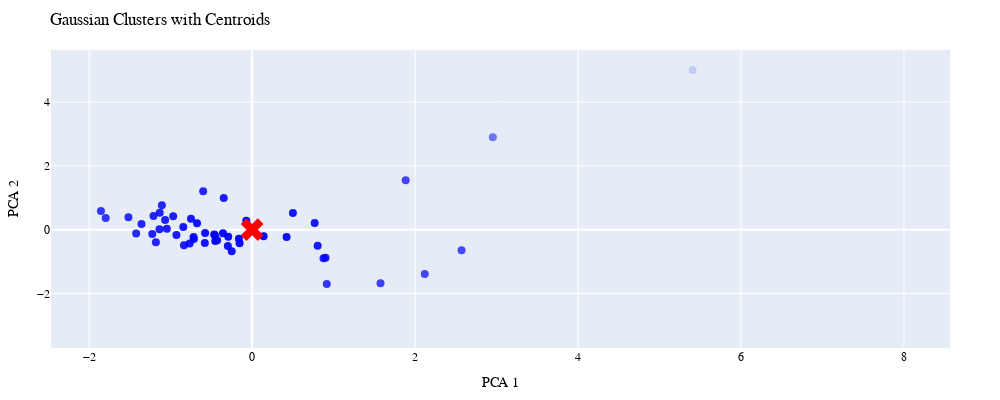

The notebook cell saved with this chart:
### Code cell
# X = getX(df)
pca_result, pca_2_1 = pca_embeddings(X)
gmm = GaussianMixture(n_components=1, init_params=init_params, reg_covar=reg_covar, max_iter=max_iter)
gmm.fit(X)
centroids = gmm.means_
centroids_pca = pca_2_1.transform(centroids)
# Obtain prediction probabilities
probs = gmm.predict_proba(X)
visualizing_results_sampling(pca_result, gmm, centroids_pca)

### Figure 1 — Plotly figure (JSON) as saved in the notebook; plotly's stock layout.template omitted (floating-point values rounded to 4 significant figures)
{"data": [{"marker": {"color": "blue", "opacity": [0.8325, 0.8533, 0.1362, 0.8967, 0.9617, 0.8886, 0.7141, 0.8421, 0.8161, 0.8893, 0.9312, 0.8421, 0.9436, 0.8772, 0.9424, 0.9705, 0.9307, 0.8528, 0.9361, 0.8493, 0.785, 0.8763, 0.8666, 0.9663, 0.7028, 0.9004, 0.7732, 0.9094, 0.9116, 0.9426, 0.8766, 0.9325, 0.8698, 0.8394, 0.915, 0.9158, 0.852, 0.9464, 0.73, 0.854, 0.956, 0.6893, 0.8554, 0.9152, 0.9569, 0.8864, 0.9034, 0.9173, 0, 0.515, 0.9067, 0.772], "size": 8}, "mode": "markers", "name": "Data Points", "type": "scatter", "x": [-1.424, -1.135, 5.405, -0.7672, -0.1625, 0.804, 1.885, -1.108, -1.519, -0.9294, -0.5774, -0.6012, 0.4223, -1.047, -0.466, 0.1405, -0.2984, 0.8756, -0.4297, -1.211, -1.798, -0.9692, -1.138, -0.07227, 2.119, -0.8457, 0.9157, -0.716, -0.7195, -0.4572, -0.3486, -0.453, -1.068, -1.358, 0.5003, -0.5811, 0.9008, -0.1544, 1.575, -1.182, -0.3582, 2.57, -1.226, -0.2511, -0.2936, -0.837, -0.7508, -0.6769, 7.953, 2.954, 0.7678, -1.856], "y": [-0.1197, 0.5285, 5.01, -0.4335, -0.2832, -0.5062, 1.548, 0.7655, 0.3913, -0.1683, -0.1061, 1.206, -0.2301, 0.02558, -0.1552, -0.2087, -0.5107, -0.9005, -0.3355, 0.4303, 0.362, 0.4176, 0.01406, 0.2779, -1.392, 0.08205, -1.704, -0.2915, -0.227, -0.1751, 0.9933, -0.3556, 0.3051, 0.177, 0.5245, -0.4225, -0.8848, -0.43, -1.68, -0.3923, -0.1128, -0.6463, -0.1354, -0.6782, -0.222, -0.4888, 0.3396, 0.1975, -3.088, 2.898, 0.2098, 0.5817]}, {"marker": {"color": "red", "size": 20, "symbol": "x"}, "mode": "markers", "name": "Centroids", "type": "scatter", "x": [0], "y": [0]}], "layout": {"font": {"color": "Black", "family": "Arial", "size": 12}, "height": 400, "margin": {"b": 50, "l": 50, "r": 50, "t": 50}, "showlegend": false, "title": {"text": "Gaussian Clusters with Centroids"}, "width": 1000, "xaxis": {"title": {"text": "PCA 1"}}, "yaxis": {"title": {"text": "PCA 2"}}}}
